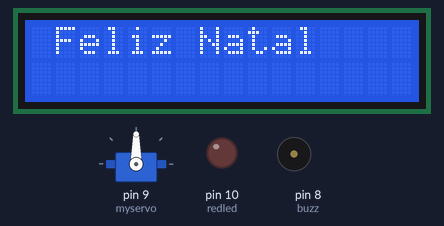
A sketch run on a simulated Arduino Mega 2560, built with avr-gcc and run on an emulated ATmega2560. On the bench: 16×2 character LCD, servo, output pins drawn as LEDs (lit = HIGH), buzzer (waves = sounding). Pins used as bus, display or sensor lines are not drawn; what the sketch prints to the serial monitor is not drawn.

Above: at 6.7 s.
At 18.4 s:
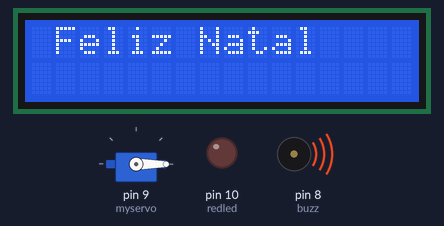
At 34.5 s:
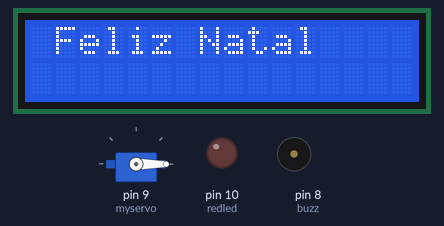
Timing chart, 0 to 40.0 s (numbered marks = the images above):
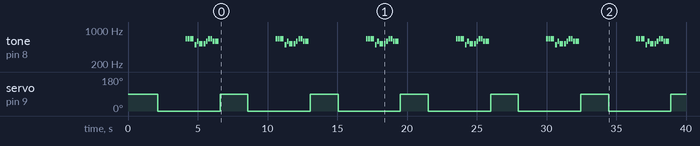

Measured:
- by itself, servo on pin 9 (myservo): alternates 90° for 2.0 s and 0° for 4.5 s
- by itself, tone on pin 8 (buzz): plays 659 Hz for 0.13 s, 659 Hz for 0.13 s, 659 Hz for 0.25 s, 494 Hz for 0.13 s, 587 Hz for 0.13 s, 523 Hz for 0.25 s … (72 notes in this stretch)

The sketch:

rfid.ino
```cpp
#include <Keypad.h>
#include <LiquidCrystal.h>
#include <Servo.h>

#include <SPI.h>
#include <MFRC522.h>

#define NOTE_B0 31
#define NOTE_C1 33
#define NOTE_CS1 35
#define NOTE_D1 37
#define NOTE_DS1 39
#define NOTE_E1 41
#define NOTE_F1 44
#define NOTE_FS1 46
#define NOTE_G1 49
#define NOTE_GS1 52
#define NOTE_A1 55
#define NOTE_AS1 58
#define NOTE_B1 62
#define NOTE_C2 65
#define NOTE_CS2 69
#define NOTE_D2 73
#define NOTE_DS2 78
#define NOTE_E2 82
#define NOTE_F2 87
#define NOTE_FS2 93
#define NOTE_G2 98
#define NOTE_GS2 104
#define NOTE_A2 110
#define NOTE_AS2 117
#define NOTE_B2 123
#define NOTE_C3 131
#define NOTE_CS3 139
#define NOTE_D3 147
#define NOTE_DS3 156
#define NOTE_E3 165
#define NOTE_F3 175
#define NOTE_FS3 185
#define NOTE_G3 196
#define NOTE_GS3 208
#define NOTE_A3 220
#define NOTE_AS3 233
#define NOTE_B3 247
#define NOTE_C4 262
#define NOTE_CS4 277
#define NOTE_D4 294
#define NOTE_DS4 311
#define NOTE_E4 330
#define NOTE_F4 349
#define NOTE_FS4 370
#define NOTE_G4 392
#define NOTE_GS4 415
#define NOTE_A4 440
#define NOTE_AS4 466
#define NOTE_B4 494
#define NOTE_C5 523
#define NOTE_CS5 554
#define NOTE_D5 587
#define NOTE_DS5 622
#define NOTE_E5 659
#define NOTE_F5 698
#define NOTE_FS5 740
#define NOTE_G5 784
#define NOTE_GS5 831
#define NOTE_A5 880
#define NOTE_AS5 932
#define NOTE_B5 988
#define NOTE_C6 1047
#define NOTE_CS6 1109
#define NOTE_D6 1175
#define NOTE_DS6 1245
#define NOTE_E6 1319
#define NOTE_F6 1397
#define NOTE_FS6 1480
#define NOTE_G6 1568
#define NOTE_GS6 1661
#define NOTE_A6 1760
#define NOTE_AS6 1865
#define NOTE_B6 1976
#define NOTE_C7 2093
#define NOTE_CS7 2217
#define NOTE_D7 2349
#define NOTE_DS7 2489
#define NOTE_E7 2637
#define NOTE_F7 2794
#define NOTE_FS7 2960
#define NOTE_G7 3136
#define NOTE_GS7 3322
#define NOTE_A7 3520
#define NOTE_AS7 3729
#define NOTE_B7 3951
#define NOTE_C8 4186
#define NOTE_CS8 4435
#define NOTE_D8 4699
#define NOTE_DS8 4978

#define RST_PIN         7          // Configurable, see typical pin layout above
#define SS_PIN          53         // Configurable, see typical pin layout above
MFRC522 mfrc522(SS_PIN, RST_PIN);  // Create MFRC522 instance

Servo myservo;
const int redled = 10;
const int greenled = 11;
const int buzz = 8;

LiquidCrystal lcd(12, 11, 5, 4, 3, 2);
const byte rows = 4;
const byte cols = 3;

char key[rows][cols] = {
  {'1', '2', '3'},
  {'4', '5', '6'},
  {'7', '8', '9'},
  {'*', '0', '#'}
};

byte rowPins[rows] = {1, 2, 3, 4};
byte colPins[cols] = {5, 6, 7};
Keypad keypad = Keypad(makeKeymap(key), rowPins, colPins, rows, cols);

void setup() {
  Serial.begin(9600);   // Initialize serial communications with the PC

  lcd.begin(16, 2);
  pinMode(redled, OUTPUT);
  pinMode(greenled, OUTPUT);
  pinMode(buzz, OUTPUT);
  myservo.attach(9); // SERVO ATTACHED

  while (!Serial);    // Do nothing if no serial port is opened (added for Arduinos based on ATMEGA32U4)
  SPI.begin();      // Init SPI bus
  mfrc522.PCD_Init();   // Init MFRC522
  delay(4);       // Optional delay. Some board do need more time after init to be ready, see Readme
  mfrc522.PCD_DumpVersionToSerial();  // Show details of PCD - MFRC522 Card Reader details
  Serial.println(F("Scan PICC to see UID, SAK, type, and data blocks..."));
}

void loop() {
  // Your main code logic goes here
  // ...
 myservo.write(90);  // Rotate 90 degrees
  delay(2000);        // Wait for 2 seconds
  myservo.write(0);   // Return to initial position
  delay(2000);        // Wait for 2 seconds
  // Example: Playing a Christmas tune
  playChristmasTune();

  // Example: Displaying "Feliz Natal" on LCD
  lcd.clear();
  lcd.setCursor(1, 0);
  lcd.print("Feliz Natal");

  // Example: Rotating the servo motor
//  rotateServo();
// Reset the loop if no new card present on the sensor/reader. This saves the entire process when idle.
  if ( ! mfrc522.PICC_IsNewCardPresent()) {
    return;
  }

  // Select one of the cards
  if ( ! mfrc522.PICC_ReadCardSerial()) {
    return;
  }

  // Dump debug info about the card; PICC_HaltA() is automatically called
  mfrc522.PICC_DumpToSerial(&(mfrc522.uid));
}

void playChristmasTune() {
  // Replace this with the notes and durations of your Christmas tune
  int melody[] = {NOTE_E5, NOTE_E5, NOTE_E5, NOTE_B4, NOTE_D5, NOTE_C5, NOTE_C5, NOTE_D5, NOTE_E5, NOTE_E5, NOTE_D5, NOTE_D5};
  int noteDurations[] = {8, 8, 4, 8, 8, 4, 8, 8, 8, 8, 8, 4};

  for (int i = 0; i < sizeof(melody) / sizeof(melody[0]); i++) {
    int noteDuration = 1000 / noteDurations[i];
    tone(buzz, melody[i], noteDuration);
    int pauseBetweenNotes = noteDuration * 1.30;
    delay(pauseBetweenNotes);
    noTone(buzz);
  }
}

void rotateServo() {
  myservo.write(90);  // Rotate 90 degrees
  delay(2000);        // Wait for 2 seconds
  myservo.write(0);   // Return to initial position
  delay(2000);        // Wait for 2 seconds
}


//Programa: Teste de Display LCD 16 x 2
//Autor: MakerHero

//Carrega a biblioteca LiquidCrystal
//#include <LiquidCrystal.h>
//
////Define os pinos que serão utilizados para ligação ao display
//LiquidCrystal lcd(12, 11, 5, 4, 3, 2);
//
//void setup()
//{
//  //Define o número de colunas e linhas do LCD
//  lcd.begin(16, 2);
//}
//
//void loop()
//{
//  //Limpa a tela
//  lcd.clear();
//  //Posiciona o cursor na coluna 3, linha 0;
//  lcd.setCursor(3, 0);
//  //Envia o texto entre aspas para o LCD
//  lcd.print("MakerHero");
//  lcd.setCursor(3, 1);
//  lcd.print(" LCD 16x2");
//  delay(5000);
//
//  //Rolagem para a esquerda
//  for (int posicao = 0; posicao < 3; posicao++)
//  {
//    lcd.scrollDisplayLeft();
//    delay(300);
//  }
//
//  //Rolagem para a direita
//  for (int posicao = 0; posicao < 6; posicao++)
//  {
//    lcd.scrollDisplayRight();
//    delay(300);
//  }
//}
```
